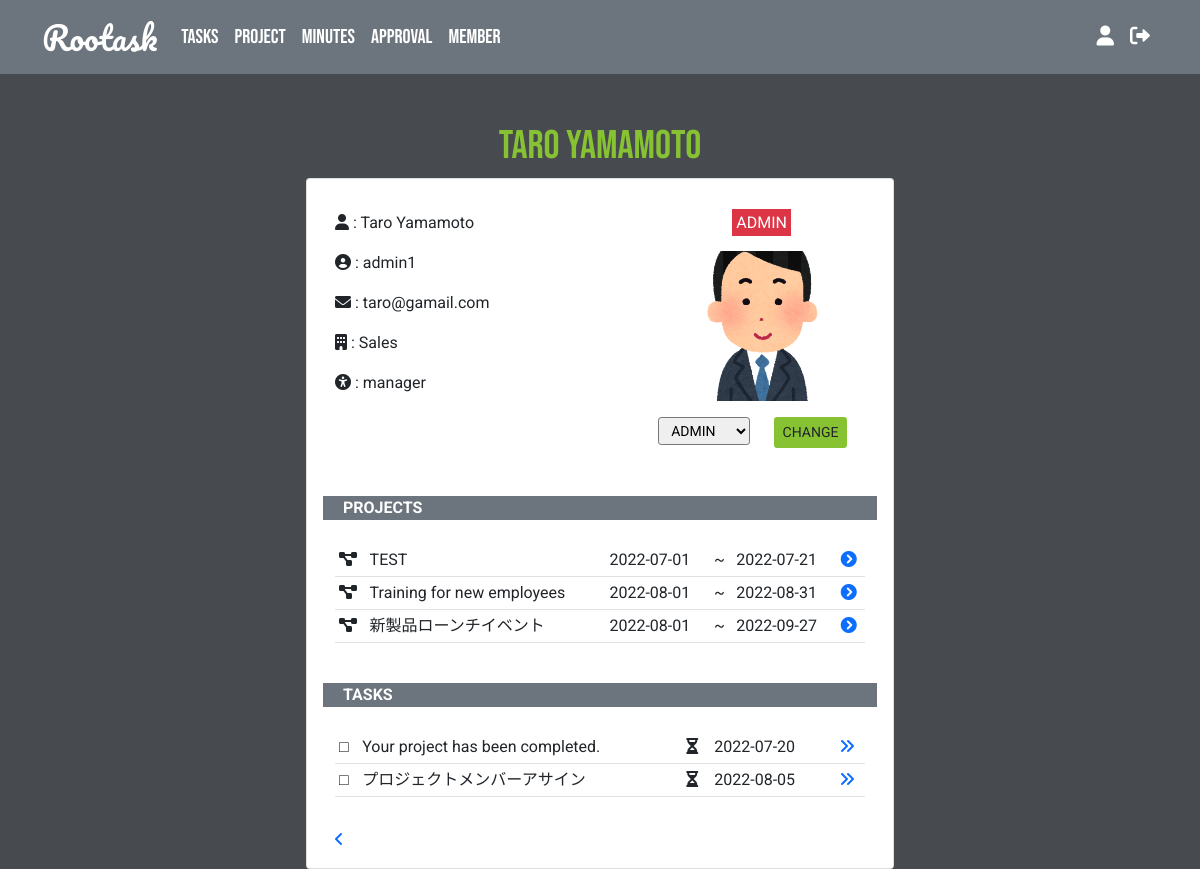
Screenshot of /views/member-detail.php?user_id=5 (signed in) with the database file from the repository.
### tables this page shows
CREATE TABLE `users` (
  `user_id` int(11) NOT NULL,
  `account_id` int(11) NOT NULL,
  `first_name` varchar(50) NOT NULL,
  `last_name` varchar(50) NOT NULL,
  `email` varchar(100) DEFAULT NULL,
  `avatar` varchar(255) DEFAULT 'profile.jpg',
  `division` varchar(50) DEFAULT NULL,
  `position` varchar(50) DEFAULT NULL
);

CREATE TABLE `accounts` (
  `account_id` int(11) NOT NULL,
  `username` varchar(15) NOT NULL,
  `password` varchar(255) NOT NULL,
  `role` varchar(1) NOT NULL DEFAULT 'U'
);

CREATE TABLE `member` (
  `project_mem_id` int(15) NOT NULL,
  `project_man_id` int(15) NOT NULL,
  `project_id` int(15) NOT NULL,
  `member_id_1` int(15) DEFAULT NULL,
  `member_id_2` int(15) DEFAULT NULL,
  `member_id_3` int(15) DEFAULT NULL,
  `member_id_4` int(15) DEFAULT NULL,
  `member_id_5` int(15) DEFAULT NULL,
  `member_id_6` int(15) DEFAULT NULL,
  `member_id_7` int(15) DEFAULT NULL,
  `member_id_8` int(15) DEFAULT NULL,
  `member_id_9` int(15) DEFAULT NULL
);

CREATE TABLE `projects` (
  `project_id` int(5) NOT NULL,
  `user_id` int(5) NOT NULL,
  `project_name` varchar(100) NOT NULL,
  `manager_id` int(15) NOT NULL,
  `project_start` date NOT NULL,
  `project_end` date NOT NULL,
  `note` varchar(1000) NOT NULL,
  `project_status` varchar(10) NOT NULL
);

CREATE TABLE `tasks` (
  `task_id` int(15) NOT NULL,
  `project_id` int(15) NOT NULL,
  `user_id` int(15) NOT NULL,
  `task_name` varchar(50) NOT NULL,
  `assign_id` int(30) NOT NULL,
  `date_posted` timestamp NOT NULL DEFAULT CURRENT_TIMESTAMP ON UPDATE CURRENT_TIMESTAMP,
  `deadline` date DEFAULT NULL,
  `task_status` varchar(15) NOT NULL DEFAULT 'ongoing',
  `note` varchar(300) DEFAULT NULL
);

### classes/database.php (called while the page is built, shortened)
<?php
class Database {
    private $server_name = "localhost";
    private $username = "root";
    private $password = "root";
    private $db_name = "rootask";
    public function __construct(){
        $this->conn = new mysqli($this->server_name, $this->username, $this->password, $this->db_name);
    }
}
?>

### classes/user.php (called while the page is built, shortened)
<?php
require_once "database.php";
class User extends Database {
    public function getSpecificUser($user_id){
        $sql = "SELECT users.first_name, users.last_name, users.avatar, users.email, users.division, users.position, users.avatar, accounts.username, accounts.account_id FROM `users` INNER JOIN `accounts` ON users.account_id = accounts.account_id WHERE users.user_id = $user_id";
        if($result = $this->conn->query($sql)){
            return $result;
        }
    }
}
?>

### classes/member.php (called while the page is built, shortened)
<?php
require_once "database.php";
class Member extends Database {
    public function  getPrivilege($user_id){
        $sql = "SELECT * FROM `users` INNER JOIN `accounts` ON accounts.account_id = users.account_id WHERE users.user_id = $user_id";
        if($result = $this->conn->query($sql)){
            return $privilege_row = $result->fetch_assoc();
        }else{
            die("Error in retrieving privilege number:" . $this->conn->error);
        }
    }
}
?>

### classes/project.php (called while the page is built, shortened)
<?php
require_once "database.php";
class Project extends Database {
    public function getUserProject($user_id){
        $sql = "SELECT projects.project_id, projects.user_id, projects.project_name, projects.manager_id, projects.project_start, projects.project_end, projects.note, projects.project_status, member.project_id FROM `projects` INNER JOIN `member` ON projects.project_id = member.project_id WHERE manager_id = $user_id AND `project_status` != 'approved' AND `project_status` != 'canceled' OR member_id_1 = $user_id AND `project_status` != 'approved' AND `project_status` != 'canceled' OR member_id_2 = $user_id AND `project_status` != 'approved' AND `project_status` != 'canceled' OR member_id_3 = $user_id AND `project_status` != 'approved' AND `project_status` != 'canceled' OR member_id_4 = $user_id AND `project_status` != 'approved' AND `project_status` != 'canceled' OR member_id_5 = $user_id AND `project_status` != 'approved' AND `project_status` != 'canceled' OR member_id_6 = $user_id AND `project_status` != 'approved' AND `project_status` != 'canceled' ORDER BY `project_end`";
        if($result = $this->conn->query($sql)){
            return $result;
        }else{
            die("Error in projects table:" . $this->conn->error);
        }
    }
}
?>

### classes/task.php (called while the page is built, shortened)
<?php
require_once "database.php";
class Task extends Database {
    public function getallUserTasks($user_id){
        $sql = "SELECT tasks.task_id, tasks.project_id, tasks.user_id, tasks.task_name, tasks.assign_id, tasks.date_posted, tasks.deadline, tasks.task_status, tasks.note, projects.project_name, users.first_name, users.last_name FROM tasks INNER JOIN projects ON tasks.project_id = projects.project_id INNER JOIN users ON users.user_id = tasks.user_id WHERE tasks.assign_id = $user_id AND `task_status` != 'done' AND `task_status` != 'canceled' ORDER BY `deadline`";
        if($result = $this->conn->query($sql)){
            return $result;
        }else{
            die("Error retrieving task:" . $this->conn->error);
        }
    }
}
?>

### views/member-detail.php (the view, shortened to what this page needs)
<?php
$user_id = $_GET['user_id'];
require_once "../classes/user.php";
$user = new User;
$user_result = $user->getSpecificUser($user_id);
$user_row = $user_result->fetch_assoc();
?>
<!DOCTYPE html>
<html lang="en">
<head>
    <link href="https://cdn.jsdelivr.net/npm/bootstrap@5.1.3/dist/css/bootstrap.min.css" rel="stylesheet">
    <link rel="stylesheet" href="https://cdnjs.cloudflare.com/ajax/libs/font-awesome/6.0.0/css/all.min.css"/>
    <link rel="stylesheet" href="../styles/style.css">
</head>
<body>
<?php
if($_SESSION['role'] == "U"){
    require_once "../navbar/nav-bar-user.php";
}else{
    require_once "../navbar/nav-bar-admin.php";
}
?>
<div class="container-fluid">
    <main class="h-100 w-50 mx-auto mt-5">
        <h1 class="text-center"><?= $user_row['first_name'] ." ". $user_row['last_name']?></h1>
        <div class="card">
            <div class="card-body">
                <p class="card-text">
                    <div class="container mx-auto">
                        <div class="row">
                        <form action="" method="post">
                            <div class="col">
                                <div class="row">
                                    <div class="col-md-7 col-xs-12">
                                        <p><i class="fa-solid fa-user"></i> : <?= $user_row['first_name']?> <?=$user_row['last_name']?></p>
                                        <p><i class="fa-solid fa-circle-user"></i> : <?=$user_row['username']?></p>
                                        <p><i class="fa-solid fa-envelope"></i> :  <?= $user_row['email']?></p>
                                        <p><i class="fa-solid fa-building"></i> : <?= $user_row['division']?></p>
                                        <p><i class="fa-solid fa-universal-access"></i> : <?= $user_row['position']?></p>
                                    </div>
                                    <div class="col-md-5 col-xs-12">
                                        <div class="text-center mb-3">
                                            <?php
                                                require_once "../classes/member.php";
                                                $user_id = $_GET['user_id'];
                                                $get_privilege = new Member;
                                                $privilege_result = $get_privilege->getPrivilege($user_id);
                                                $role = $privilege_result['role'];
                                                if($role == 'U'){
                                                    echo " <td><span class='p-1 bg-info text-white'>USER</span></td>";
                                                }else{
                                                    echo " <td><span class='p-1 bg-danger text-white'>ADMIN</span></td>";
                                                }
                                            ?>
                                        </div>
                                        <?php
                                        if($user_row['avatar'] != 'profile.jpg'){
                                            echo "<img class='d-block mx-auto img-fluid'  src='../assets/profile/".$user_row['avatar']."' alt='profile' style='width: 150px; height:150px; object-fit: cover'>";
                                        }else{
                                            echo "<img class='d-block mx-auto img-fluid'  src='../assets/profile/".$user_row['avatar']."' alt='profile' style='width: 150px; height:150px; object-fit: cover'>";
                                        }
                                        ?>
                                        <div class="row mt-3">
                                                <div class="col">
                                                    <form action="" method="post">
                                                        <select class="form-select-sm w-100" name="privilege" id="">
                                                        <?php
                                                            if($privilege_result['role'] == 'U'){
                                                                echo "<option selected value='U'>USER</option>";
                                                                echo "<option value='A'>Admin</option>";
                                                            }else{
                                                                echo "<option selected value='A'>ADMIN</option>";
                                                            }
                                                        ?>
                                                        </select>
                                                </div>
                                                <div class="col">
                                                    <button type="submit" class="btn btn-sm" name="btn_privilege_change">CHANGE</button>
                                                </form>
                                                </div>
                                            </div>
                                    </div>
                                </div>
                            </div>
                        <div class="col-3 mt-5 mb-4 bg-secondary w-100">
                            <div class="fw-bold text-white ms-2">PROJECTS</div>
                        </div>
                        <div>
                        <table class="table table-sm">
                            <tbody>
                                <tr>
                        <?php
                        require "../classes/project.php";
                        $project = new Project;
                        $project_details = $project->getUserProject($user_id);
                        while($project_row = $project_details->fetch_assoc()){
                        ?>
                                    <td><i class="fa-solid fa-diagram-project"></i></td>
                                    <td><?= $project_row['project_name'] ?></td>
                                    <td><?= $project_row['project_start'] ?></td>
                                    <td>~</td>
                                    <td><?= $project_row['project_end'] ?></td>
                                    <td><a href="project-detail.php?project_id=<?= $project_row['project_id'] ?>"><i class="fa-solid fa-circle-chevron-right"></i></a></td>
                                </tr>
                        <?php
                        }
                        ?>
                            </tbody>
                        </table>
                    </div>
                    <div class="col-3 my-4 bg-secondary w-100">
                        <div class="fw-bold text-white ms-2">TASKS</div>
                    </div>
                    <div>
                        <table class="table table-sm">
                        <tbody>
                            <?php
                                require_once "../classes/task.php";
                                $task = new Task;
                                $task_details = $task->getallUserTasks($user_id);
                                while($task_row = $task_details->fetch_assoc()){
                            ?>
                                <tr>
                                <th scope="row"> □</th>
                                <td><?= $task_row['task_name'] ?></td>
                                <td><i class="fa-solid fa-hourglass"></i>　<?= $task_row['deadline'] ?></td>
                                <th scope="row"> <a href="task-detail.php?task_id=<?= $task_row['task_id'] ?>" class="text-decoration-none"><i class="fa-solid fa-angles-right"></i></a></th>
                                </tr>
                                <tr>
                            <?php
                                }
                            ?>
                        </tbody>
                    </table>
                    </div>
            <a href="member.php"><i class="fa-solid fa-angle-left"></i></a>
</body>
</html>

### navbar/nav-bar-admin.php (shortened to what this page needs)
<nav class="navbar navbar-expand-lg navbar-dark bg-secondary">
    <div class="container">
        <a href="dashboard-user.php" class="navbar-brand fs-2">Rootask</a>
        <div class="navbar-collapse collapse" id="menu">
            <ul class="navbar-nav">
                <li class="nav-item">
                    <a href="task-view.php" class="nav-link active">Tasks</a>
                </li>
                <li class="nav-item">
                    <a href="project-view.php" class="nav-link active">Project</a>
                </li>
                <li class="nav-item">
                    <a href="minutes-view.php" class="nav-link active">Minutes</a>
                </li>
                <li class="nav-item">
                    <a href="approval-view.php" class="nav-link active">Approval</a>
                </li>
                <li class="nav-item">
                    <a href="member.php" class="nav-link active">Member</a>
                </li>
            </ul>
            <ul class="navbar-nav ms-auto">
                <li class="nav-item">
                    <?php
                    echo "<a href='profile.php?user_id=".$user_id."' class='nav-link active'><i class='fa-solid fa-user'></i>" .$result_user['first_name']." ".$result_user['last_name']. "</a>"
                    ?>
                </li>
                <li class="nav-item">
                    <a href="../actions/sign-out.php" class="nav-link active"><i class="fa-solid fa-right-from-bracket"></i></a>
                </li>
            </ul>
        </div>
    </div>
</nav>

### styles/style.css (style rules this page uses)
* { font-family: 'Roboto', sans-serif; }
a.navbar-brand { font-family: 'Pacifico', sans-serif; }
a.nav-link { font-family: 'Bebas Neue', sans-serif; font-size: 20px; }
body { background-color: #474B4F; }
h1 { color: #86C232; font-family: 'Bebas Neue', sans-serif; }
.btn { background-color: #86C232; }
.navbar-brand { font: #61892F; }

### rows the page displays
users: first_name "Taro", last_name "Yamamoto", account.username "admin1", email "taro@gamail.com", division "Sales", position "manager", avatar (picture)
accounts: privilege "ADMIN"
member: project.project_name "TEST", project.project_start "2022-07-01", project.project_end "2022-07-21"
member: project.project_name "Training for new employees", project.project_start "2022-08-01", project.project_end "2022-08-31"
member: project.project_name "新製品ローンチイベント", project.project_start "2022-08-01", project.project_end "2022-09-27"
tasks: task_name "Your project has been completed.", deadline "2022-07-20"
tasks: task_name "プロジェクトメンバーアサイン", deadline "2022-08-05"
